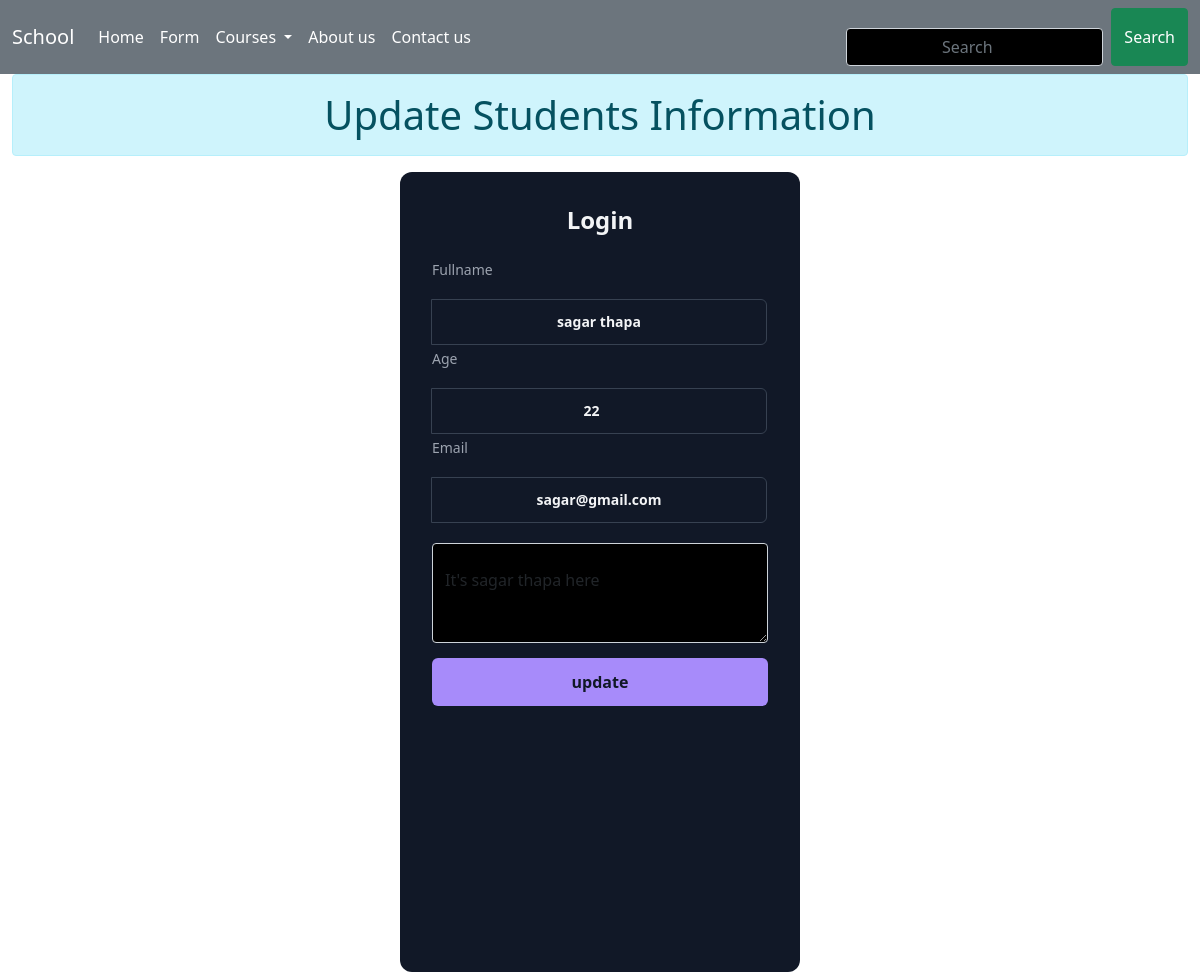
/update/20, run on the app's committed database.
### crudApp/models.py (models this page shows)
class Student(models.Model):
    name=models.CharField(max_length=40)
    age=models.IntegerField()
    email=models.EmailField()
    message=models.TextField()
    isDelete=models.BooleanField(default=False)

### crudApp/views.py (the view, shortened to what this page needs)
# urls.py: path('update/<int:id>',update_data,name='update_data'),
def update_data(request,id):
    data=Student.objects.get(id=id)
    return render(request,'crudapp/update.html',{'data':data})

### crudApp/templates/crudapp/update.html (shortened to what this page needs)
{% extends "crudapp/base.html" %} {% block content %}
<div class="container-fluid">
  <div class="row">
    <div class="col-12">
      <h1 class=" text-center alert alert-info">Update Students Information</h1>
      <div class="form-containers d-flex justify-content-center align-items-center" style="height: 100vh;">
        <div class="form-container w-40">
          <p class="title">Login</p>
          <form method="POST" action="{% url 'update_data' data.id %}" class="form">
            <div class="input-group">
              <label for="username">Fullname</label>
              <input type="text" name="name" placeholder="" value="{{data.name}}" />
            </div>
            <div class="input-group">
              <label for="age">Age</label>
              <input type="number" name="age" placeholder="" value="{{data.age}}" />
            </div>
            <div class="input-group">
              <label for="email">Email</label>
              <input type="email" name="email" placeholder="" value="{{data.email}}" />
            </div>
            <div class="form-floating">
              <textarea
                class="form-control"
                placeholder="Leave a comment here"
                name="message"
                id="floatingTextarea2"
                style="height: 100px"
              >{{data.message}}</textarea>
            </div>
            <input class="input-form" type="submit" value="update" />
          </form>
        </div>
      </div>
    </div>
  </div>
</div>
{% endblock content %}

### crudApp/static/css/form.css (style rules this page uses)
.form-containers { height:80vh; width: 100%; }
.form-container { width: 400px; border-radius: 0.75rem; background-color: rgba(17, 24, 39, 1); padding: 2rem; color: rgba(243, 244, 246, 1); text-align: center; height: 100vh; }
.title { text-align: center; font-size: 1.5rem; line-height: 2rem; font-weight: 700; }
.form { margin-top: 1.5rem; }
.input-group { margin-top: 0.25rem; font-size: 0.875rem; line-height: 1.25rem; }
.input-group label { display: block; color: rgba(156, 163, 175, 1); margin-bottom: 4px; }
.input-group input { width: 100%; border-radius: 0.375rem; border: 1px solid rgba(55, 65, 81, 1); outline: 0; background-color: rgba(17, 24, 39, 1); padding: 0.75rem 1rem; color: rgba(243, 244, 246, 1); }
input { display: block; width: 100%; background-color: rgba(167, 139, 250, 1); padding: 0.75rem; text-align: center; color: rgba(17, 24, 39, 1); border: none; border-radius: 0.375rem; font-weight: 600; margin-top: 15px; }
.form-control { background:black; margin-top: 20px; }

### data on the page
Student: name "sagar thapa", age "22", email "sagar@gmail.com", message "It's sagar thapa here"
